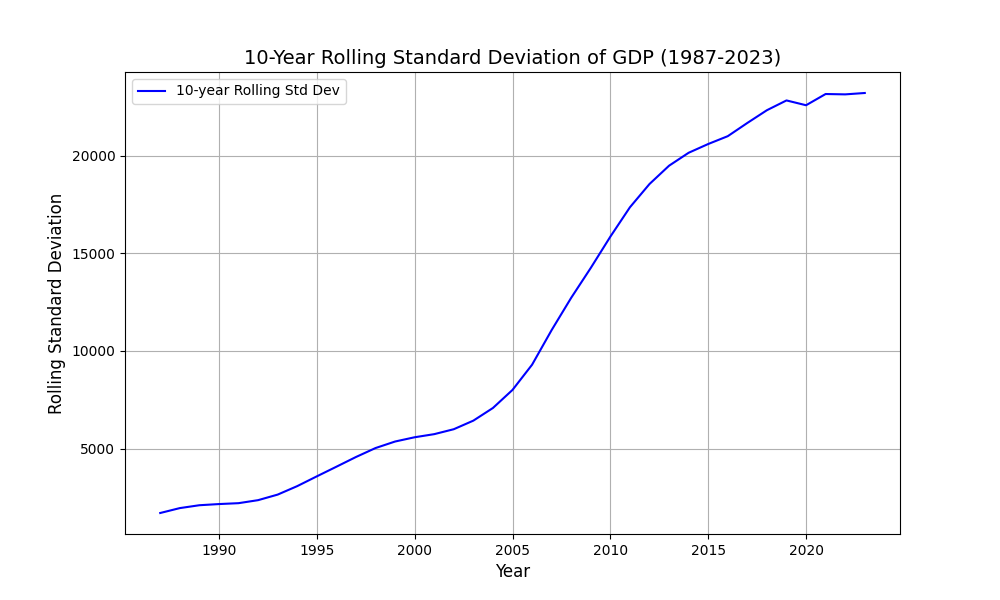

Generate this figure with Python:
import pandas as pd
import matplotlib.pyplot as plt  # 确保导入 matplotlib.pyplot
import numpy as np
from scipy.stats import linregress

# 读取Excel文件中的数据，假设数据在第一个sheet中
df = pd.read_excel('Macro_Data.xlsx')  

# 打印列名以确保它们是正确的
print("数据列名：", df.columns)

# 确保列名为 'Year' 和 'China_Real_GDP_Hundred_Million_Yuan'
# 如果列名不同，修改成实际的列名
df = df[['Year', 'China_Real_GDP_Hundred_Million_Yuan']]  # 选择只包含Year和GDP的列

# 计算10年滚动标准差（计算所有年份的滚动标准差）
df['Rolling_STD'] = df['China_Real_GDP_Hundred_Million_Yuan'].rolling(window=10).std()

# 删除包含NaN的行（跳过无法计算滚动标准差的部分）
df = df.dropna(subset=['Rolling_STD'])

# 显示结果
print(df[['Year', 'China_Real_GDP_Hundred_Million_Yuan', 'Rolling_STD']])

# 可选：将结果保存为新的Excel文件
df.to_excel('china_gdp_with_rolling_std_all_years.xlsx', index=False)

# 只选择1987-2023年之间的数据
df_1987_2023 = df[(df['Year'] >= 1987) & (df['Year'] <= 2023)]

# 绘制1987-2023年之间的滚动标准差图形
plt.figure(figsize=(10, 6))
plt.plot(df_1987_2023['Year'], df_1987_2023['Rolling_STD'], label='10-year Rolling Std Dev', color='b')
plt.title('10-Year Rolling Standard Deviation of GDP (1987-2023)', fontsize=14)
plt.xlabel('Year', fontsize=12)
plt.ylabel('Rolling Standard Deviation', fontsize=12)
plt.grid(True)
plt.legend()

# 确保图表设置无误
plt.show()

# 进行线性回归分析，评估经济波动是否趋于稳定
slope, intercept, r_value, p_value, std_err = linregress(df_1987_2023['Year'], df_1987_2023['Rolling_STD'])

# 输出回归分析结果
print(f'回归分析结果:')
print(f'回归斜率（Slope）：{slope:.4f}')
print(f'R-squared：{r_value**2:.4f}')
print(f'p-value：{p_value:.4f}')

# 如果p-value小于0.05，表明回归结果显著，可以判断波动是否存在趋势。
if p_value < 0.05:
    print("经济波动趋势显著，存在明显的变化趋势,经济波动没有趋于稳定")
else:
    print("经济波动趋势不显著，可能没有明显的变化趋势")
